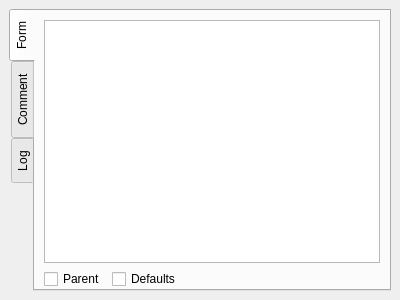
<?xml version="1.0" encoding="UTF-8"?>
<ui version="4.0">
 <class>CGeorgesTreeViewDialog</class>
 <widget class="QDockWidget" name="CGeorgesTreeViewDialog">
  <property name="geometry">
   <rect>
    <x>0</x>
    <y>0</y>
    <width>400</width>
    <height>300</height>
   </rect>
  </property>
  <property name="sizePolicy">
   <sizepolicy hsizetype="Preferred" vsizetype="Preferred">
    <horstretch>0</horstretch>
    <verstretch>0</verstretch>
   </sizepolicy>
  </property>
  <property name="minimumSize">
   <size>
    <width>199</width>
    <height>165</height>
   </size>
  </property>
  <property name="windowTitle">
   <string/>
  </property>
  <widget class="QWidget" name="dockWidgetContents">
   <layout class="QGridLayout" name="gridLayout">
    <item row="0" column="0">
     <widget class="QTabWidget" name="treeViewTabWidget">
      <property name="tabPosition">
       <enum>QTabWidget::West</enum>
      </property>
      <property name="currentIndex">
       <number>0</number>
      </property>
      <widget class="QWidget" name="form_tab">
       <attribute name="title">
        <string>Form</string>
       </attribute>
       <layout class="QGridLayout" name="gridLayout_3">
        <property name="bottomMargin">
         <number>0</number>
        </property>
        <item row="0" column="0" colspan="4">
         <widget class="QTreeView" name="treeView">
          <property name="sizePolicy">
           <sizepolicy hsizetype="Preferred" vsizetype="Preferred">
            <horstretch>0</horstretch>
            <verstretch>0</verstretch>
           </sizepolicy>
          </property>
          <property name="minimumSize">
           <size>
            <width>0</width>
            <height>0</height>
           </size>
          </property>
          <attribute name="headerCascadingSectionResizes">
           <bool>true</bool>
          </attribute>
         </widget>
        </item>
        <item row="1" column="0">
         <widget class="QCheckBox" name="checkBoxParent">
          <property name="text">
           <string>Parent</string>
          </property>
         </widget>
        </item>
        <item row="1" column="2">
         <spacer name="horizontalSpacer">
          <property name="orientation">
           <enum>Qt::Horizontal</enum>
          </property>
          <property name="sizeHint" stdset="0">
           <size>
            <width>40</width>
            <height>20</height>
           </size>
          </property>
         </spacer>
        </item>
        <item row="1" column="1">
         <widget class="QCheckBox" name="checkBoxDefaults">
          <property name="text">
           <string>Defaults</string>
          </property>
         </widget>
        </item>
       </layout>
      </widget>
      <widget class="QWidget" name="comment_tab">
       <attribute name="title">
        <string>Comment</string>
       </attribute>
       <layout class="QGridLayout" name="gridLayout_2">
        <item row="0" column="0">
         <widget class="QPlainTextEdit" name="commentEdit">
          <property name="readOnly">
           <bool>false</bool>
          </property>
         </widget>
        </item>
       </layout>
      </widget>
      <widget class="QWidget" name="log_tab">
       <attribute name="title">
        <string>Log</string>
       </attribute>
       <layout class="QGridLayout" name="gridLayout_4">
        <item row="0" column="0">
         <widget class="QPlainTextEdit" name="logEdit"/>
        </item>
       </layout>
      </widget>
     </widget>
    </item>
   </layout>
  </widget>
 </widget>
 <resources/>
 <connections/>
</ui>
